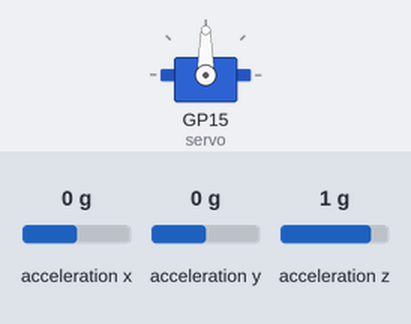
Simulated run of this program. Board: Raspberry Pi Pico running MicroPython. Shown: servo. The test bench sets the inputs (shaded band); at power-on: acceleration x 0 g, acceleration y 0 g, acceleration z 1 g. Servo angles are drawn from the pulse width (0.5 ms = 0°, 2.5 ms = 180°).

Above: at 1.2 s.
1.3 s: acceleration x set to -1.4 g
At 2.1 s:
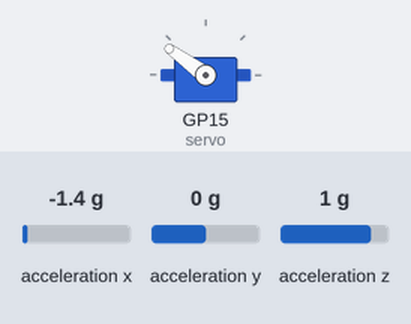
2.9 s: acceleration y set to -1.4 g
At 3.7 s:
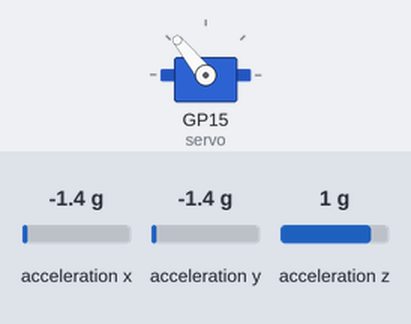
4.4 s: acceleration x set to 0.8 g
At 5.2 s:
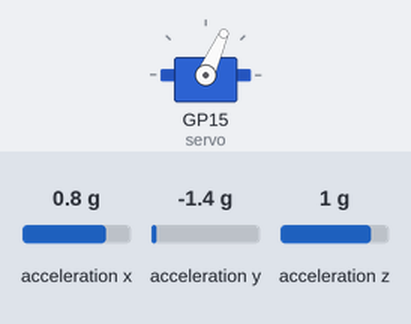
6.0 s: acceleration y set to -0.8 g
At 6.8 s:
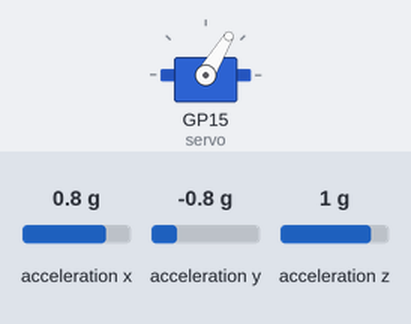
7.5 s: acceleration x set to 0 g
At 8.3 s:
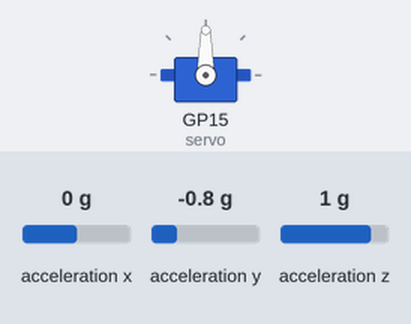
Timing chart, 0 to 10.1 s (numbered marks = the images above; inputs shaded):
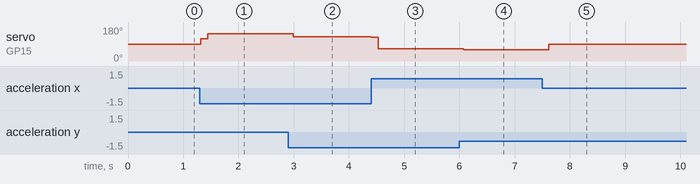

Measured:
- after the input at 1.3 s, servo on GP15 (servo): 90° → 118° at once, → 144° 0.13 s later
- after the input at 2.9 s, servo on GP15 (servo): 144° → 129° after 0.09 s
- after the input at 4.4 s, servo on GP15 (servo): 129° → 126° at once, → 66° 0.13 s later
- after the input at 6.0 s, servo on GP15 (servo): 66° → 59° after 0.07 s
- after the input at 7.5 s, servo on GP15 (servo): 59° → 90° after 0.12 s

The program:

6.5_motion_capture_controller.py
```python
from imu import MPU6050
from machine import I2C, Pin
import time
import math

# Initialize I2C communication for MPU6050 accelerometer
i2c = I2C(1, sda=Pin(6), scl=Pin(7), freq=400000)
mpu = MPU6050(i2c)

# Initialize PWM for the servo on pin 15 with a frequency of 50Hz
servo = machine.PWM(machine.Pin(15))
servo.freq(50)

# Function to map a value from one range to another
def interval_mapping(x, in_min, in_max, out_min, out_max):
    return (x - in_min) * (out_max - out_min) / (in_max - in_min) + out_min

# Function to calculate the Euclidean distance between two points
def dist(a, b):
    return math.sqrt((a * a) + (b * b))

# Function to calculate the rotation along the y-axis
def get_y_rotation(x, y, z):
    radians = math.atan2(x, dist(y, z))
    return -math.degrees(radians)

# Function to calculate the rotation along the x-axis
def get_x_rotation(x, y, z):
    radians = math.atan2(y, dist(x, z))
    return math.degrees(radians)

# Function to control the servo based on the angle
# Maps the angle (0-180) to the PWM duty cycle for servo control
def servo_write(pin, angle):
    pulse_width = interval_mapping(angle, 0, 180, 0.5, 2.5)  # Map angle to pulse width in ms (0.5ms to 2.5ms)
    duty = int(interval_mapping(pulse_width, 0, 20, 0, 65535))  # Convert pulse width to PWM duty cycle (0-65535)
    pin.duty_u16(duty)  # Set the duty cycle for the servo PWM

# Define the number of readings to average for smoother motion
times = 25

# Main loop
while True:
    total = 0
    # Take multiple readings  to average the angle for smoothness
    for i in range(times):
        angle = get_y_rotation(mpu.accel.x, mpu.accel.y, mpu.accel.z)  # Get the y-axis rotation value from the accelerometer
        total += angle  # Accumulate the readings

    average_angle = int(total / times)  # Calculate the average angle
    # Map the average angle (-90 to 90) to the servo's movement range (0 to 180 degrees)
    servo_write(servo, interval_mapping(average_angle, -90, 90, 0, 180))

    time.sleep(0.1)  # Add a small delay to reduce jitter in the servo movement
```
